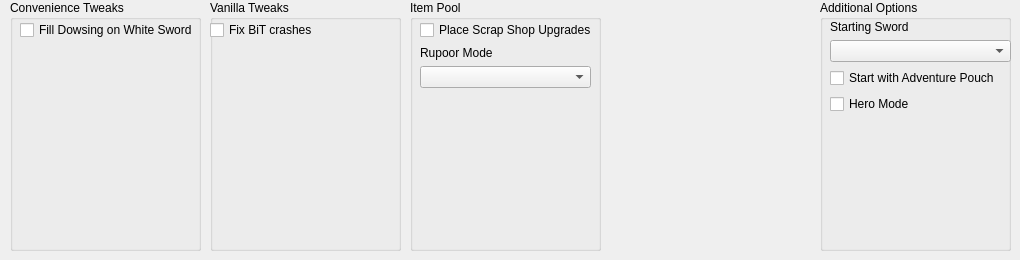
    <widget class="QWidget" name="tab_additional_settings">
     <attribute name="title">
      <string>Additional Settings</string>
     </attribute>
     <widget class="QGroupBox" name="groupBox_9">
      <property name="geometry">
       <rect>
        <x>820</x>
        <y>0</y>
        <width>191</width>
        <height>251</height>
       </rect>
      </property>
      <property name="title">
       <string>Additional Options</string>
      </property>
      <widget class="QWidget" name="verticalLayoutWidget_5">
       <property name="geometry">
        <rect>
         <x>10</x>
         <y>20</y>
         <width>181</width>
         <height>211</height>
        </rect>
       </property>
       <layout class="QVBoxLayout" name="verticalLayout_15">
        <item>
         <layout class="QVBoxLayout" name="verticalLayout_28">
          <item>
           <widget class="QLabel" name="label_for_option_starting_sword">
            <property name="text">
             <string>Starting Sword</string>
            </property>
           </widget>
          </item>
          <item>
           <widget class="QComboBox" name="option_starting_sword"/>
          </item>
         </layout>
        </item>
        <item>
         <widget class="QCheckBox" name="option_start_pouch">
          <property name="text">
           <string>Start with Adventure Pouch</string>
          </property>
         </widget>
        </item>
        <item>
         <widget class="QCheckBox" name="option_hero_mode">
          <property name="text">
           <string>Hero Mode</string>
          </property>
         </widget>
        </item>
        <item>
         <spacer name="verticalSpacer_17">
          <property name="orientation">
           <enum>Qt::Vertical</enum>
          </property>
          <property name="sizeHint" stdset="0">
           <size>
            <width>20</width>
            <height>40</height>
           </size>
          </property>
         </spacer>
        </item>
       </layout>
      </widget>
     </widget>
     <widget class="QGroupBox" name="box_convenience_tweaks">
      <property name="geometry">
       <rect>
        <x>10</x>
        <y>0</y>
        <width>191</width>
        <height>251</height>
       </rect>
      </property>
      <property name="title">
       <string>Convenience Tweaks</string>
      </property>
      <widget class="QWidget" name="verticalLayoutWidget_19">
       <property name="geometry">
        <rect>
         <x>10</x>
         <y>20</y>
         <width>176</width>
         <height>221</height>
        </rect>
       </property>
       <layout class="QVBoxLayout" name="vlay_convenience_tweaks">
        <item>
         <widget class="QCheckBox" name="option_fill_dowsing_on_white_sword">
          <property name="text">
           <string>Fill Dowsing on White Sword</string>
          </property>
         </widget>
        </item>
        <item>
         <spacer name="vspace_convenience_tweaks">
          <property name="orientation">
           <enum>Qt::Vertical</enum>
          </property>
          <property name="sizeHint" stdset="0">
           <size>
            <width>20</width>
            <height>40</height>
           </size>
          </property>
         </spacer>
        </item>
       </layout>
      </widget>
     </widget>
     <widget class="QGroupBox" name="box_vanilla_tweaks">
      <property name="geometry">
       <rect>
        <x>210</x>
        <y>0</y>
        <width>191</width>
        <height>251</height>
       </rect>
      </property>
      <property name="title">
       <string>Vanilla Tweaks</string>
      </property>
      <widget class="QWidget" name="verticalLayoutWidget_18">
       <property name="geometry">
        <rect>
         <x>0</x>
         <y>20</y>
         <width>181</width>
         <height>221</height>
        </rect>
       </property>
       <layout class="QVBoxLayout" name="vlay_vanilla_tweaks">
        <item>
         <widget class="QCheckBox" name="option_fix_bit_crashes">
          <property name="text">
           <string>Fix BiT crashes</string>
          </property>
         </widget>
        </item>
        <item>
         <spacer name="vspace_vanilla_tweaks">
          <property name="orientation">
           <enum>Qt::Vertical</enum>
          </property>
          <property name="sizeHint" stdset="0">
           <size>
            <width>20</width>
            <height>40</height>
           </size>
          </property>
         </spacer>
        </item>
       </layout>
      </widget>
     </widget>
     <widget class="QGroupBox" name="box_item_pool">
      <property name="geometry">
       <rect>
        <x>410</x>
        <y>0</y>
        <width>191</width>
        <height>251</height>
       </rect>
      </property>
      <property name="title">
       <string>Item Pool</string>
      </property>
      <widget class="QWidget" name="verticalLayoutWidget_20">
       <property name="geometry">
        <rect>
         <x>10</x>
         <y>20</y>
         <width>171</width>
         <height>221</height>
        </rect>
       </property>
       <layout class="QVBoxLayout" name="vlay_item_pool">
        <item>
         <layout class="QVBoxLayout" name="vlay_rupoor_mode">
          <item>
           <widget class="QCheckBox" name="option_gondo_upgrades">
            <property name="text">
             <string>Place Scrap Shop Upgrades</string>
            </property>
           </widget>
          </item>
          <item>
           <widget class="QLabel" name="label_for_option_rupoor_mode">
            <property name="text">
             <string>Rupoor Mode</string>
            </property>
           </widget>
          </item>
          <item>
           <widget class="QComboBox" name="option_rupoor_mode"/>
          </item>
          <item>
           <spacer name="vspace_item_pool">
            <property name="orientation">
             <enum>Qt::Vertical</enum>
            </property>
            <property name="sizeHint" stdset="0">
             <size>
              <width>20</width>
              <height>40</height>
             </size>
            </property>
           </spacer>
          </item>
         </layout>
        </item>
       </layout>
      </widget>
     </widget>
    </widget>
